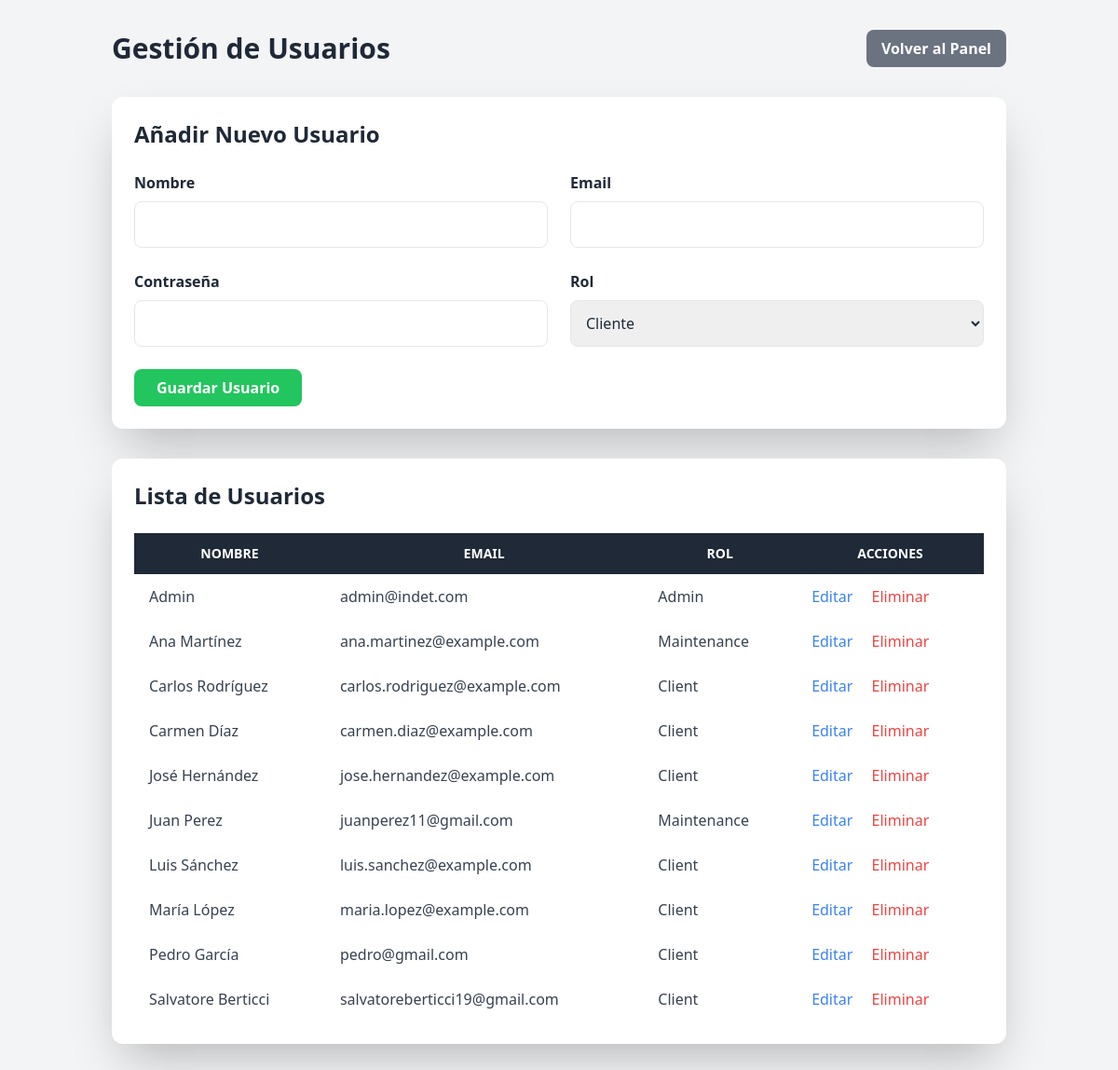
Screenshot of /php/user_management.php (signed in) with the database file from the repository.
### tables this page shows
CREATE TABLE `users` (
  `id` int(11) NOT NULL,
  `name` varchar(255) NOT NULL,
  `email` varchar(255) NOT NULL,
  `cedula` varchar(20) DEFAULT NULL,
  `password` varchar(255) NOT NULL,
  `role` enum('client','admin','maintenance') NOT NULL DEFAULT 'client',
  `is_verified` tinyint(1) NOT NULL DEFAULT 1
);

### php/user_management.php (the view, shortened to what this page needs)
<?php
include 'db.php';
$users_result = $conn->query("SELECT id, name, email, role FROM users ORDER BY name ASC");
$edit_user = null;
?>
<!DOCTYPE html>
<html lang="es">
<head>
    <script src="https://cdn.tailwindcss.com"></script>
</head>
<body class="bg-gray-100 text-gray-800 font-poppins">
    <div class="container mx-auto p-8">
        <div class="flex justify-between items-center mb-8">
            <h1 class="text-3xl font-bold">Gestión de Usuarios</h1>
            <a href="../admin.php" class="bg-gray-500 hover:bg-gray-600 text-white font-bold py-2 px-4 rounded-lg">Volver al Panel</a>
        </div>
        <div class="bg-white p-6 rounded-xl shadow-2xl mb-8">
            <h2 class="text-2xl font-bold mb-6"><?php echo $edit_user ? 'Editar Usuario' : 'Añadir Nuevo Usuario'; ?></h2>
            <form action="user_management.php" method="POST">
                <div class="grid grid-cols-1 md:grid-cols-2 gap-6">
                    <div>
                        <label for="name" class="block font-semibold mb-2">Nombre</label>
                        <input type="text" name="name" value="<?php echo $edit_user['name'] ?? ''; ?>" required class="w-full p-3 border rounded-lg">
                    </div>
                    <div>
                        <label for="email" class="block font-semibold mb-2">Email</label>
                        <input type="email" name="email" value="<?php echo $edit_user['email'] ?? ''; ?>" required class="w-full p-3 border rounded-lg">
                    </div>
                    <div>
                        <label for="password" class="block font-semibold mb-2">Contraseña <?php echo $edit_user ? '(dejar en blanco para no cambiar)' : ''; ?></label>
                        <input type="password" name="password" <?php echo !$edit_user ? 'required' : ''; ?> class="w-full p-3 border rounded-lg">
                    </div>
                    <div>
                        <label for="role" class="block font-semibold mb-2">Rol</label>
                        <select name="role" required class="w-full p-3 border rounded-lg">
                            <option value="client" <?php echo (isset($edit_user['role']) && $edit_user['role'] == 'client') ? 'selected' : ''; ?>>Cliente</option>
                        </select>
                    </div>
                </div>
                <div class="mt-6">
                    <button type="submit" class="bg-green-500 hover:bg-green-600 text-white font-bold py-2 px-6 rounded-lg">Guardar Usuario</button>
                </div>
            </form>
        </div>
        <div class="bg-white p-6 rounded-xl shadow-2xl">
            <h2 class="text-2xl font-bold mb-6">Lista de Usuarios</h2>
            <div class="overflow-x-auto">
                <table class="min-w-full bg-white">
                    <thead class="bg-gray-800 text-white">
                        <tr>
                            <th class="py-3 px-4 uppercase font-semibold text-sm">Nombre</th>
                            <th class="py-3 px-4 uppercase font-semibold text-sm">Email</th>
                            <th class="py-3 px-4 uppercase font-semibold text-sm">Rol</th>
                            <th class="py-3 px-4 uppercase font-semibold text-sm">Acciones</th>
                        </tr>
                    </thead>
                    <tbody class="text-gray-700">
                        <?php while($row = $users_result->fetch_assoc()): ?>
                            <tr class="hover:bg-gray-100">
                                <td class="py-3 px-4"><?php echo $row['name']; ?></td>
                                <td class="py-3 px-4"><?php echo $row['email']; ?></td>
                                <td class="py-3 px-4"><?php echo ucfirst($row['role']); ?></td>
                                <td class="py-3 px-4">
                                    <a href="user_management.php?action=edit&user_id=<?php echo $row['id']; ?>" class="text-blue-500 hover:text-blue-700 mr-4">Editar</a>
                                    <a href="user_management.php?action=delete&user_id=<?php echo $row['id']; ?>" onclick="return confirm('¿Estás seguro de que quieres eliminar a este usuario?');" class="text-red-500 hover:text-red-700">Eliminar</a>
                                </td>
                            </tr>
                        <?php endwhile; ?>
                    </tbody>
                </table>
            </div>
        </div>
    </div>
</body>
</html>

### rows the page displays
users: name "Admin", email "admin@indet.com", role "Admin"
users: name "Ana Martínez", email "ana.martinez@example.com", role "Maintenance"
users: name "Carlos Rodríguez", email "carlos.rodriguez@example.com", role "Client"
users: name "Carmen Díaz", email "carmen.diaz@example.com", role "Client"
users: name "José Hernández", email "jose.hernandez@example.com", role "Client"
users: name "Juan Perez", email "juanperez11@gmail.com", role "Maintenance"
users: name "Luis Sánchez", email "luis.sanchez@example.com", role "Client"
users: name "María López", email "maria.lopez@example.com", role "Client"
users: name "Pedro García", email "pedro@gmail.com", role "Client"
users: name "Salvatore Berticci", email "salvatoreberticci19@gmail.com", role "Client"
